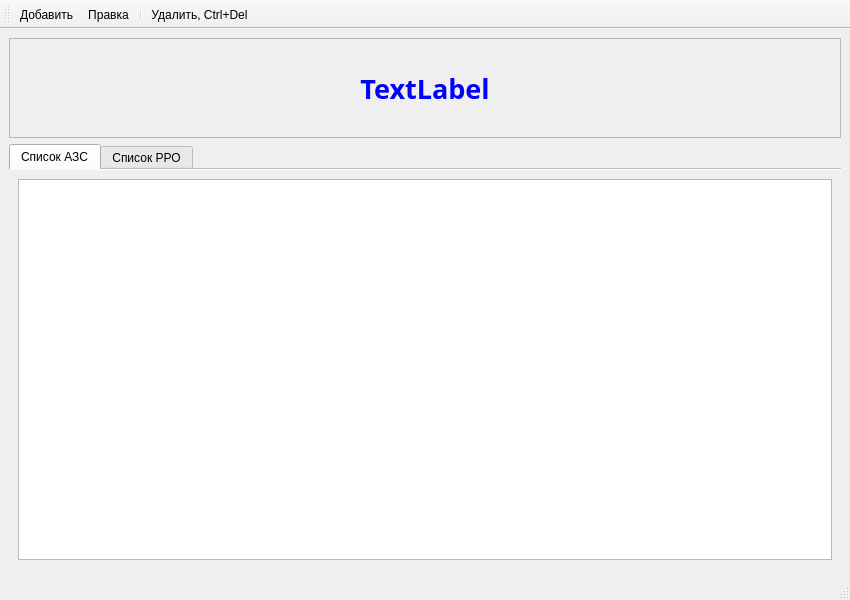
<?xml version="1.0" encoding="UTF-8"?>
<ui version="4.0">
 <class>ObjectWindow</class>
 <widget class="QMainWindow" name="ObjectWindow">
  <property name="enabled">
   <bool>true</bool>
  </property>
  <property name="geometry">
   <rect>
    <x>0</x>
    <y>0</y>
    <width>850</width>
    <height>600</height>
   </rect>
  </property>
  <property name="sizePolicy">
   <sizepolicy hsizetype="Preferred" vsizetype="Preferred">
    <horstretch>0</horstretch>
    <verstretch>0</verstretch>
   </sizepolicy>
  </property>
  <property name="minimumSize">
   <size>
    <width>0</width>
    <height>0</height>
   </size>
  </property>
  <property name="maximumSize">
   <size>
    <width>16777215</width>
    <height>16777215</height>
   </size>
  </property>
  <property name="baseSize">
   <size>
    <width>0</width>
    <height>0</height>
   </size>
  </property>
  <property name="windowTitle">
   <string>MainWindow</string>
  </property>
  <property name="documentMode">
   <bool>true</bool>
  </property>
  <widget class="QWidget" name="centralwidget">
   <layout class="QGridLayout" name="gridLayout">
    <item row="0" column="0">
     <widget class="QFrame" name="frameInfo">
      <property name="minimumSize">
       <size>
        <width>0</width>
        <height>0</height>
       </size>
      </property>
      <property name="maximumSize">
       <size>
        <width>16777215</width>
        <height>100</height>
       </size>
      </property>
      <property name="frameShape">
       <enum>QFrame::StyledPanel</enum>
      </property>
      <property name="frameShadow">
       <enum>QFrame::Raised</enum>
      </property>
      <layout class="QGridLayout" name="gridLayout_3">
       <item row="0" column="0">
        <widget class="QLabel" name="labelBrends">
         <property name="font">
          <font>
           <family>Noto Sans</family>
           <pointsize>20</pointsize>
           <weight>75</weight>
           <italic>false</italic>
           <bold>true</bold>
          </font>
         </property>
         <property name="styleSheet">
          <string notr="true">color: rgb(0, 0, 255);</string>
         </property>
         <property name="text">
          <string>TextLabel</string>
         </property>
         <property name="alignment">
          <set>Qt::AlignCenter</set>
         </property>
        </widget>
       </item>
      </layout>
     </widget>
    </item>
    <item row="1" column="0">
     <widget class="QTabWidget" name="tabWidget">
      <property name="enabled">
       <bool>true</bool>
      </property>
      <property name="sizePolicy">
       <sizepolicy hsizetype="Preferred" vsizetype="Preferred">
        <horstretch>0</horstretch>
        <verstretch>0</verstretch>
       </sizepolicy>
      </property>
      <property name="contextMenuPolicy">
       <enum>Qt::DefaultContextMenu</enum>
      </property>
      <property name="currentIndex">
       <number>0</number>
      </property>
      <property name="iconSize">
       <size>
        <width>32</width>
        <height>32</height>
       </size>
      </property>
      <property name="documentMode">
       <bool>true</bool>
      </property>
      <widget class="QWidget" name="tabTerminals">
       <attribute name="icon">
        <iconset resource="resource.qrc">
         <normaloff>:/resource/Icon/GasStation.png</normaloff>:/resource/Icon/GasStation.png</iconset>
       </attribute>
       <attribute name="title">
        <string>Список АЗС</string>
       </attribute>
       <layout class="QGridLayout" name="gridLayout_2">
        <item row="0" column="0">
         <widget class="QTableView" name="tableViewAzs">
          <property name="sizePolicy">
           <sizepolicy hsizetype="Preferred" vsizetype="Preferred">
            <horstretch>0</horstretch>
            <verstretch>0</verstretch>
           </sizepolicy>
          </property>
          <property name="font">
           <font>
            <family>Open Sans</family>
            <pointsize>12</pointsize>
           </font>
          </property>
          <property name="contextMenuPolicy">
           <enum>Qt::CustomContextMenu</enum>
          </property>
          <property name="editTriggers">
           <set>QAbstractItemView::NoEditTriggers</set>
          </property>
          <property name="alternatingRowColors">
           <bool>true</bool>
          </property>
          <property name="selectionMode">
           <enum>QAbstractItemView::SingleSelection</enum>
          </property>
          <property name="selectionBehavior">
           <enum>QAbstractItemView::SelectRows</enum>
          </property>
          <property name="sortingEnabled">
           <bool>true</bool>
          </property>
         </widget>
        </item>
       </layout>
      </widget>
      <widget class="QWidget" name="tabRro">
       <attribute name="icon">
        <iconset resource="resource.qrc">
         <normaloff>:/resource/Icon/ekkr.png</normaloff>:/resource/Icon/ekkr.png</iconset>
       </attribute>
       <attribute name="title">
        <string>Список РРО</string>
       </attribute>
       <layout class="QGridLayout" name="gridLayout_4">
        <item row="0" column="0">
         <widget class="QTableView" name="tableViewRro">
          <property name="font">
           <font>
            <family>Open Sans</family>
            <pointsize>12</pointsize>
           </font>
          </property>
          <property name="contextMenuPolicy">
           <enum>Qt::CustomContextMenu</enum>
          </property>
          <property name="editTriggers">
           <set>QAbstractItemView::NoEditTriggers</set>
          </property>
          <property name="alternatingRowColors">
           <bool>true</bool>
          </property>
          <property name="selectionMode">
           <enum>QAbstractItemView::SingleSelection</enum>
          </property>
          <property name="selectionBehavior">
           <enum>QAbstractItemView::SelectRows</enum>
          </property>
          <property name="sortingEnabled">
           <bool>true</bool>
          </property>
         </widget>
        </item>
       </layout>
      </widget>
     </widget>
    </item>
   </layout>
  </widget>
  <widget class="QStatusBar" name="statusbar"/>
  <widget class="QMenuBar" name="menuBar">
   <property name="geometry">
    <rect>
     <x>0</x>
     <y>0</y>
     <width>850</width>
     <height>21</height>
    </rect>
   </property>
  </widget>
  <widget class="QToolBar" name="toolBar">
   <property name="sizePolicy">
    <sizepolicy hsizetype="Preferred" vsizetype="Preferred">
     <horstretch>0</horstretch>
     <verstretch>0</verstretch>
    </sizepolicy>
   </property>
   <property name="windowTitle">
    <string>toolBar</string>
   </property>
   <property name="iconSize">
    <size>
     <width>32</width>
     <height>32</height>
    </size>
   </property>
   <attribute name="toolBarArea">
    <enum>TopToolBarArea</enum>
   </attribute>
   <attribute name="toolBarBreak">
    <bool>false</bool>
   </attribute>
   <addaction name="actionAdd"/>
   <addaction name="actionEdit"/>
   <addaction name="separator"/>
   <addaction name="actionDel"/>
  </widget>
  <action name="actionAdd">
   <property name="icon">
    <iconset resource="resource.qrc">
     <normaloff>:/resource/Icon/add.png</normaloff>:/resource/Icon/add.png</iconset>
   </property>
   <property name="text">
    <string>Добавить</string>
   </property>
   <property name="toolTip">
    <string>Добавить, Ins</string>
   </property>
   <property name="shortcut">
    <string>Ins</string>
   </property>
  </action>
  <action name="actionEdit">
   <property name="icon">
    <iconset resource="resource.qrc">
     <normaloff>:/resource/Icon/edit.png</normaloff>:/resource/Icon/edit.png</iconset>
   </property>
   <property name="text">
    <string>Правка</string>
   </property>
   <property name="toolTip">
    <string>Правка, Ctrl+E</string>
   </property>
   <property name="shortcut">
    <string>Ctrl+E</string>
   </property>
  </action>
  <action name="actionDel">
   <property name="icon">
    <iconset resource="resource.qrc">
     <normaloff>:/resource/Icon/delete.png</normaloff>:/resource/Icon/delete.png</iconset>
   </property>
   <property name="text">
    <string>Удалить, Ctrl+Del</string>
   </property>
   <property name="toolTip">
    <string>Удаление</string>
   </property>
   <property name="shortcut">
    <string>Ctrl+Del</string>
   </property>
  </action>
 </widget>
 <resources>
  <include location="resource.qrc"/>
 </resources>
 <connections/>
</ui>
